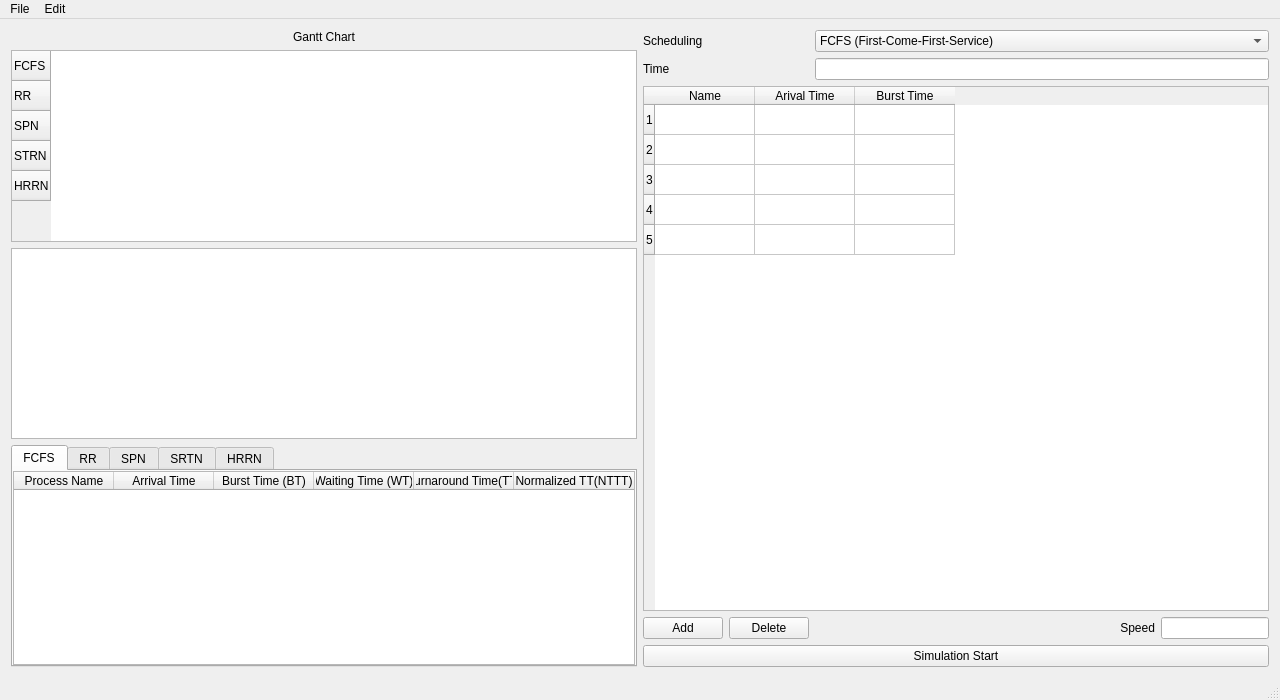
<?xml version="1.0" encoding="UTF-8"?>
<ui version="4.0">
 <class>MainWindow</class>
 <widget class="QMainWindow" name="MainWindow">
  <property name="geometry">
   <rect>
    <x>0</x>
    <y>0</y>
    <width>1280</width>
    <height>700</height>
   </rect>
  </property>
  <property name="windowTitle">
   <string>MainWindow</string>
  </property>
  <widget class="QWidget" name="centralWidget">
   <layout class="QGridLayout" name="gridLayout_2">
    <item row="0" column="0">
     <layout class="QGridLayout" name="gridLayout">
      <item row="0" column="1" rowspan="3">
       <layout class="QFormLayout" name="formLayout_3">
        <item row="1" column="0">
         <widget class="QLabel" name="sceduling">
          <property name="text">
           <string>Scheduling</string>
          </property>
         </widget>
        </item>
        <item row="1" column="1">
         <widget class="QComboBox" name="schedule_sel">
          <item>
           <property name="text">
            <string>FCFS (First-Come-First-Service)</string>
           </property>
          </item>
          <item>
           <property name="text">
            <string>RR (Round-Robin)</string>
           </property>
          </item>
          <item>
           <property name="text">
            <string>SPN (Shortest-Process-Next)</string>
           </property>
          </item>
          <item>
           <property name="text">
            <string>SRTN (Shortest Remaining Time Next)</string>
           </property>
          </item>
          <item>
           <property name="text">
            <string>HRRN (High-Response-Ratio-Next)</string>
           </property>
          </item>
         </widget>
        </item>
        <item row="2" column="0">
         <widget class="QLabel" name="time">
          <property name="text">
           <string>Time</string>
          </property>
         </widget>
        </item>
        <item row="2" column="1">
         <widget class="QLineEdit" name="time_sel"/>
        </item>
        <item row="3" column="0" colspan="2">
         <widget class="QTableWidget" name="process_list">
          <property name="sizePolicy">
           <sizepolicy hsizetype="Expanding" vsizetype="Expanding">
            <horstretch>0</horstretch>
            <verstretch>1</verstretch>
           </sizepolicy>
          </property>
          <attribute name="horizontalHeaderCascadingSectionResizes">
           <bool>false</bool>
          </attribute>
          <attribute name="horizontalHeaderShowSortIndicator" stdset="0">
           <bool>false</bool>
          </attribute>
          <attribute name="horizontalHeaderStretchLastSection">
           <bool>false</bool>
          </attribute>
          <row>
           <property name="text">
            <string>1</string>
           </property>
          </row>
          <row>
           <property name="text">
            <string>2</string>
           </property>
          </row>
          <row>
           <property name="text">
            <string>3</string>
           </property>
          </row>
          <row>
           <property name="text">
            <string>4</string>
           </property>
          </row>
          <row>
           <property name="text">
            <string>5</string>
           </property>
          </row>
          <column>
           <property name="text">
            <string>Name</string>
           </property>
          </column>
          <column>
           <property name="text">
            <string>Arival Time</string>
           </property>
          </column>
          <column>
           <property name="text">
            <string>Burst Time</string>
           </property>
          </column>
         </widget>
        </item>
        <item row="4" column="0">
         <layout class="QHBoxLayout" name="horizontalLayout">
          <item>
           <widget class="QPushButton" name="add">
            <property name="text">
             <string>Add</string>
            </property>
           </widget>
          </item>
          <item>
           <widget class="QPushButton" name="del">
            <property name="text">
             <string>Delete</string>
            </property>
           </widget>
          </item>
         </layout>
        </item>
        <item row="5" column="0" colspan="2">
         <widget class="QPushButton" name="start">
          <property name="text">
           <string>Simulation Start</string>
          </property>
         </widget>
        </item>
        <item row="4" column="1">
         <layout class="QHBoxLayout" name="horizontalLayout_3">
          <item>
           <widget class="QLabel" name="label">
            <property name="text">
             <string>Speed</string>
            </property>
            <property name="alignment">
             <set>Qt::AlignRight|Qt::AlignTrailing|Qt::AlignVCenter</set>
            </property>
           </widget>
          </item>
          <item>
           <widget class="QLineEdit" name="lineEdit">
            <property name="sizePolicy">
             <sizepolicy hsizetype="Fixed" vsizetype="Fixed">
              <horstretch>0</horstretch>
              <verstretch>0</verstretch>
             </sizepolicy>
            </property>
           </widget>
          </item>
         </layout>
        </item>
       </layout>
      </item>
      <item row="0" column="0">
       <layout class="QGridLayout" name="gantt">
        <item row="1" column="0">
         <widget class="QTableWidget" name="tableWidget">
          <row>
           <property name="text">
            <string>FCFS</string>
           </property>
          </row>
          <row>
           <property name="text">
            <string>RR</string>
           </property>
          </row>
          <row>
           <property name="text">
            <string>SPN</string>
           </property>
          </row>
          <row>
           <property name="text">
            <string>STRN</string>
           </property>
          </row>
          <row>
           <property name="text">
            <string>HRRN</string>
           </property>
          </row>
         </widget>
        </item>
        <item row="0" column="0">
         <widget class="QLabel" name="name">
          <property name="text">
           <string>Gantt Chart</string>
          </property>
          <property name="alignment">
           <set>Qt::AlignCenter</set>
          </property>
         </widget>
        </item>
       </layout>
      </item>
      <item row="2" column="0">
       <widget class="QTabWidget" name="tabWidget">
        <property name="currentIndex">
         <number>0</number>
        </property>
        <widget class="QWidget" name="tab">
         <attribute name="title">
          <string>FCFS</string>
         </attribute>
         <layout class="QGridLayout" name="gridLayout_4">
          <property name="leftMargin">
           <number>0</number>
          </property>
          <property name="topMargin">
           <number>0</number>
          </property>
          <property name="rightMargin">
           <number>0</number>
          </property>
          <property name="bottomMargin">
           <number>0</number>
          </property>
          <item row="0" column="0">
           <widget class="QTableWidget" name="FCFS_table">
            <attribute name="horizontalHeaderStretchLastSection">
             <bool>true</bool>
            </attribute>
            <column>
             <property name="text">
              <string>Process Name</string>
             </property>
            </column>
            <column>
             <property name="text">
              <string>Arrival Time</string>
             </property>
            </column>
            <column>
             <property name="text">
              <string>Burst Time (BT)</string>
             </property>
            </column>
            <column>
             <property name="text">
              <string>Waiting Time (WT)</string>
             </property>
            </column>
            <column>
             <property name="text">
              <string>Turnaround Time(TT)</string>
             </property>
            </column>
            <column>
             <property name="text">
              <string>Normalized TT(NTTT)</string>
             </property>
            </column>
           </widget>
          </item>
         </layout>
        </widget>
        <widget class="QWidget" name="tab_2">
         <attribute name="title">
          <string>RR</string>
         </attribute>
         <layout class="QGridLayout" name="gridLayout_5">
          <property name="leftMargin">
           <number>0</number>
          </property>
          <property name="topMargin">
           <number>0</number>
          </property>
          <property name="rightMargin">
           <number>0</number>
          </property>
          <property name="bottomMargin">
           <number>0</number>
          </property>
          <property name="spacing">
           <number>0</number>
          </property>
          <item row="0" column="0">
           <widget class="QTableWidget" name="RR_table"/>
          </item>
         </layout>
        </widget>
        <widget class="QWidget" name="tab_3">
         <attribute name="title">
          <string>SPN</string>
         </attribute>
         <layout class="QGridLayout" name="gridLayout_6">
          <property name="leftMargin">
           <number>0</number>
          </property>
          <property name="topMargin">
           <number>0</number>
          </property>
          <property name="rightMargin">
           <number>0</number>
          </property>
          <property name="bottomMargin">
           <number>0</number>
          </property>
          <property name="spacing">
           <number>0</number>
          </property>
          <item row="0" column="0">
           <widget class="QTableWidget" name="tableWidget_2"/>
          </item>
         </layout>
        </widget>
        <widget class="QWidget" name="tab_4">
         <attribute name="title">
          <string>SRTN</string>
         </attribute>
         <layout class="QGridLayout" name="gridLayout_7">
          <property name="leftMargin">
           <number>0</number>
          </property>
          <property name="topMargin">
           <number>0</number>
          </property>
          <property name="rightMargin">
           <number>0</number>
          </property>
          <property name="bottomMargin">
           <number>0</number>
          </property>
          <property name="spacing">
           <number>0</number>
          </property>
          <item row="0" column="0">
           <widget class="QTableWidget" name="tableWidget_3"/>
          </item>
         </layout>
        </widget>
        <widget class="QWidget" name="tab_5">
         <attribute name="title">
          <string>HRRN</string>
         </attribute>
         <layout class="QGridLayout" name="gridLayout_8">
          <property name="leftMargin">
           <number>0</number>
          </property>
          <property name="topMargin">
           <number>0</number>
          </property>
          <property name="rightMargin">
           <number>0</number>
          </property>
          <property name="bottomMargin">
           <number>0</number>
          </property>
          <property name="spacing">
           <number>0</number>
          </property>
          <item row="0" column="0">
           <widget class="QTableWidget" name="tableWidget_4"/>
          </item>
         </layout>
        </widget>
       </widget>
      </item>
      <item row="1" column="0">
       <widget class="QChartView" name="queue"/>
      </item>
     </layout>
    </item>
   </layout>
  </widget>
  <widget class="QMenuBar" name="menuBar">
   <property name="geometry">
    <rect>
     <x>0</x>
     <y>0</y>
     <width>1280</width>
     <height>22</height>
    </rect>
   </property>
   <widget class="QMenu" name="menuFile">
    <property name="title">
     <string>File</string>
    </property>
    <addaction name="actionOpen"/>
    <addaction name="actionSave"/>
   </widget>
   <widget class="QMenu" name="menuEdit">
    <property name="title">
     <string>Edit</string>
    </property>
   </widget>
   <addaction name="menuFile"/>
   <addaction name="menuEdit"/>
  </widget>
  <widget class="QStatusBar" name="statusBar"/>
  <action name="actionOpen">
   <property name="text">
    <string>Open</string>
   </property>
  </action>
  <action name="actionSave">
   <property name="text">
    <string>Save</string>
   </property>
  </action>
 </widget>
 <layoutdefault spacing="6" margin="11"/>
 <customwidgets>
  <customwidget>
   <class>QChartView</class>
   <extends>QGraphicsView</extends>
   <header>QtCharts</header>
  </customwidget>
 </customwidgets>
 <resources/>
 <connections/>
</ui>
